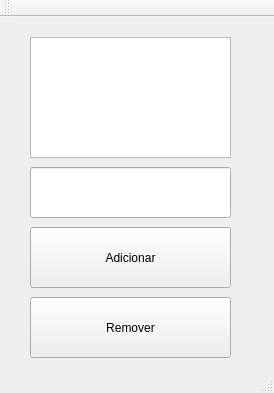
<?xml version="1.0" encoding="UTF-8"?>
<ui version="4.0">
 <class>MainWindow</class>
 <widget class="QMainWindow" name="MainWindow">
  <property name="geometry">
   <rect>
    <x>0</x>
    <y>0</y>
    <width>274</width>
    <height>393</height>
   </rect>
  </property>
  <property name="windowTitle">
   <string>MainWindow</string>
  </property>
  <widget class="QWidget" name="centralWidget">
   <widget class="QLineEdit" name="lineEdit">
    <property name="geometry">
     <rect>
      <x>30</x>
      <y>150</y>
      <width>201</width>
      <height>51</height>
     </rect>
    </property>
   </widget>
   <widget class="QTextEdit" name="textEdit_Mostrar">
    <property name="geometry">
     <rect>
      <x>30</x>
      <y>20</y>
      <width>201</width>
      <height>121</height>
     </rect>
    </property>
   </widget>
   <widget class="QPushButton" name="pushButton_adicionar">
    <property name="geometry">
     <rect>
      <x>30</x>
      <y>210</y>
      <width>201</width>
      <height>61</height>
     </rect>
    </property>
    <property name="text">
     <string>Adicionar</string>
    </property>
   </widget>
   <widget class="QPushButton" name="pushButton_remover">
    <property name="geometry">
     <rect>
      <x>30</x>
      <y>280</y>
      <width>201</width>
      <height>61</height>
     </rect>
    </property>
    <property name="text">
     <string>Remover</string>
    </property>
   </widget>
  </widget>
  <widget class="QMenuBar" name="menuBar">
   <property name="geometry">
    <rect>
     <x>0</x>
     <y>0</y>
     <width>274</width>
     <height>17</height>
    </rect>
   </property>
  </widget>
  <widget class="QToolBar" name="mainToolBar">
   <attribute name="toolBarArea">
    <enum>TopToolBarArea</enum>
   </attribute>
   <attribute name="toolBarBreak">
    <bool>false</bool>
   </attribute>
  </widget>
  <widget class="QStatusBar" name="statusBar"/>
 </widget>
 <layoutdefault spacing="6" margin="11"/>
 <resources/>
 <connections/>
</ui>
